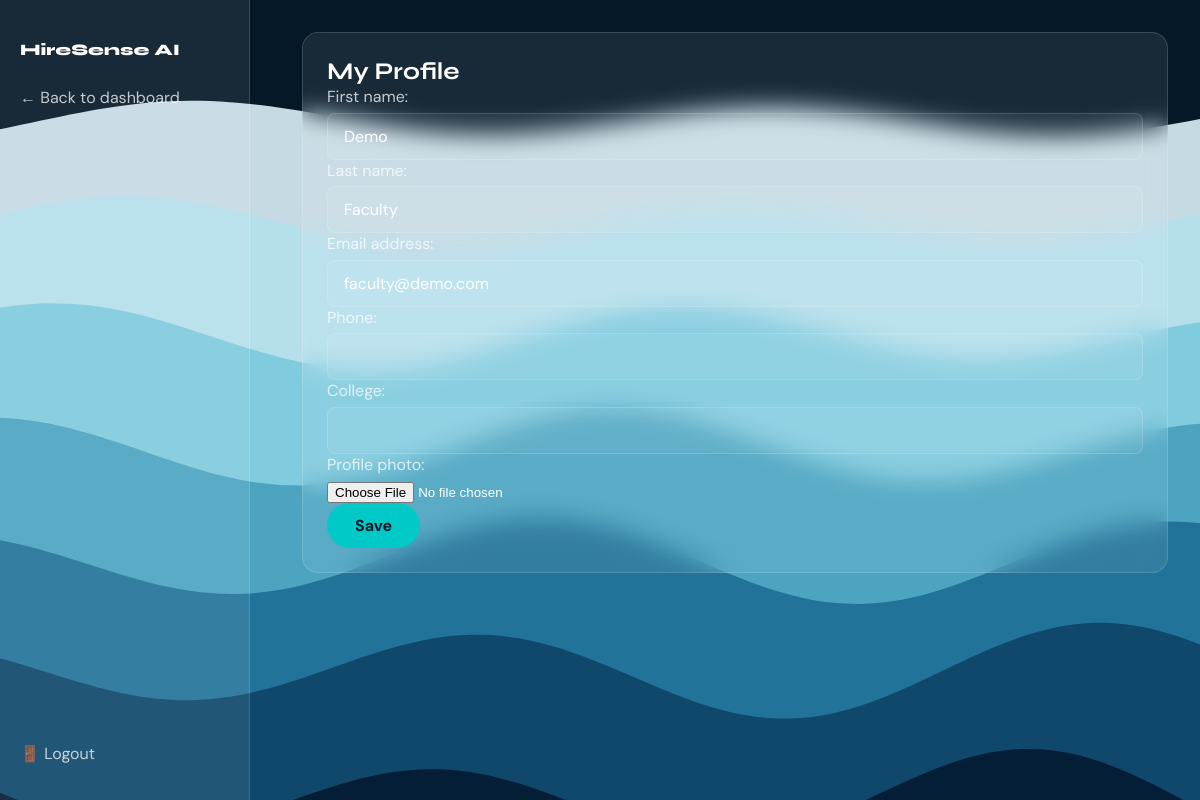
The page /accounts/profile/ (signed in) on the database its author committed.
### accounts/models.py (models this page shows)
class CustomUser(AbstractUser):
    ROLE_CHOICES = [
        ('student', 'Student'),
        ('faculty', 'Faculty'),
        ('company', 'Company'),
    ]
    role = models.CharField(max_length=20, choices=ROLE_CHOICES, default='student')
    phone = models.CharField(max_length=20, blank=True)
    profile_photo = models.ImageField(upload_to='profiles/', blank=True, null=True)
    college = models.CharField(max_length=200, blank=True)
    is_profile_complete = models.BooleanField(default=False)
    def get_dashboard_url(self):
        if self.role == 'student':
            return '/student/dashboard/'
        if self.role == 'faculty':
            return '/faculty/dashboard/'
        if self.role == 'company':
            return '/company/dashboard/'
        return '/'

### accounts/views.py (the view)
# urls.py: path('profile/', views.profile_view, name='profile'),
@login_required
@require_http_methods(['GET', 'POST'])
def profile_view(request):
    if request.method == 'POST':
        form = ProfileForm(request.POST, request.FILES, instance=request.user)
        if form.is_valid():
            form.save()
            return redirect('accounts:profile')
    else:
        form = ProfileForm(instance=request.user)
    return render(request, 'accounts/profile.html', {'form': form})

### accounts/forms.py
class ProfileForm(forms.ModelForm):
    class Meta:
        model = CustomUser
        fields = ('first_name', 'last_name', 'email', 'phone', 'college', 'profile_photo')
        widgets = {
            'first_name': forms.TextInput(attrs={'class': 'form-input'}),
            'last_name': forms.TextInput(attrs={'class': 'form-input'}),
            'email': forms.EmailInput(attrs={'class': 'form-input'}),
            'phone': forms.TextInput(attrs={'class': 'form-input'}),
            'college': forms.TextInput(attrs={'class': 'form-input'}),
        }

### templates/accounts/profile.html (shortened to what this page needs)
{% extends "base.html" %}
{% block content %}
<div class="dashboard-wrap">
  <aside class="dashboard-sidebar">
    <div style="padding: 1rem 1.25rem; font-family: 'Syne', sans-serif; font-weight: 800;">HireSense AI</div>
    <a href="{{ request.user.get_dashboard_url }}">← Back to dashboard</a>
    <a href="{% url 'accounts:logout' %}" style="margin-top: auto;">🚪 Logout</a>
  </aside>
  <div class="dashboard-main">
    <div class="glass-card">
      <h2>My Profile</h2>
      <form method="post" enctype="multipart/form-data" action="{% url 'accounts:profile' %}">
        {{ form.as_p }}
        <button type="submit" class="btn-teal">Save</button>
      </form>
    </div>
  </div>
</div>
{% endblock %}

### static/css/main.css (style rules this page uses)
:root { --teal: #00C9C8; --purple: #7C5CBF; --navy: #051828; --glass-bg: rgba(255,255,255,0.08); --glass-border: rgba(255,255,255,0.15); --text-primary: #FFFFFF; --text-secondary: rgba(255,255,255,0.75); }
* { box-sizing: border-box; margin: 0; padding: 0; }
html { scroll-behavior: smooth; }
body { font-family: 'DM Sans', system-ui, sans-serif; background: var(--navy); color: var(--text-primary); min-height: 100vh; -webkit-font-smoothing: antialiased; }
h1, h2, h3, h4, h5, h6 { font-family: 'Syne', sans-serif; font-weight: 700; }
.form-input { width: 100%; padding: 0.75rem 1rem; border-radius: 8px; border: 1px solid var(--glass-border); background: rgba(255,255,255,0.05); color: var(--text-primary); font-family: inherit; font-size: 1rem; }
.form-input::placeholder { color: rgba(255,255,255,0.5); }
label { display: block; margin-bottom: 0.35rem; color: var(--text-secondary); }
.btn-teal { background: var(--teal); color: var(--navy); font-weight: 700; border-radius: 50px; padding: 12px 28px; border: none; cursor: pointer; font-family: inherit; font-size: 1rem; text-decoration: none; display: inline-block; }
.glass-card { background: var(--glass-bg); border: 1px solid var(--glass-border); backdrop-filter: blur(12px); -webkit-backdrop-filter: blur(12px); border-radius: 16px; padding: 24px; margin-bottom: 1.5rem; }
.dashboard-wrap { display: flex; min-height: 100vh; }
.dashboard-sidebar { width: 250px; min-width: 250px; background: var(--glass-bg); border-right: 1px solid var(--glass-border); padding: 1.5rem 0; display: flex; flex-direction: column; position: fixed; left: 0; top: 0; bottom: 0; }
.dashboard-sidebar a, .dashboard-sidebar .sidebar-link { display: flex; align-items: center; gap: 0.75rem; padding: 0.75rem 1.25rem; color: var(--text-secondary); text-decoration: none; font-size: 1rem; transition: background 0.2s, color 0.2s; }
.dashboard-main { margin-left: 270px; padding: 32px; flex: 1; min-width: 0; }

### rows shown on the page
CustomUser: first_name "Demo", last_name "Faculty", email "faculty@demo.com"
